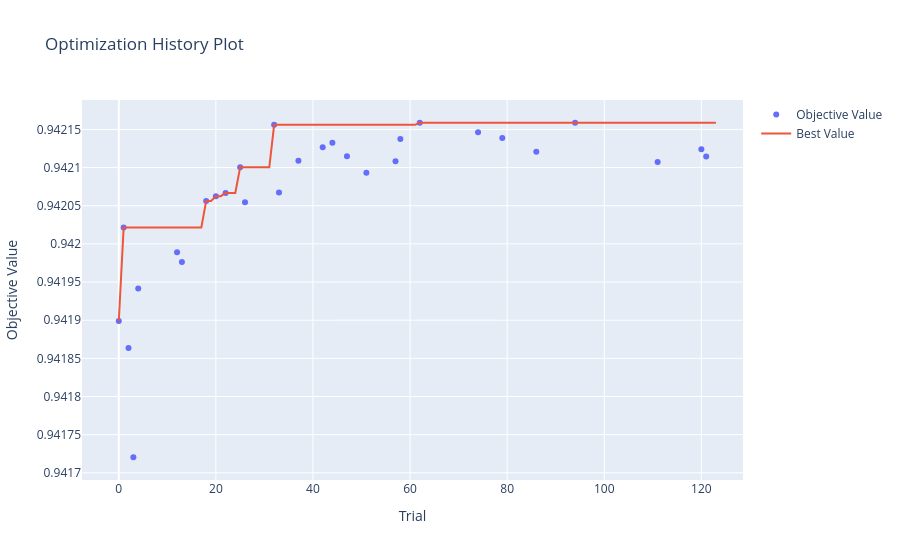

Notebook code for this chart:
### Code cell
try:
    fig = optuna.visualization.plot_optimization_history(study)
    fig.show()
except NameError:
    print("Optuna wasn't run")
